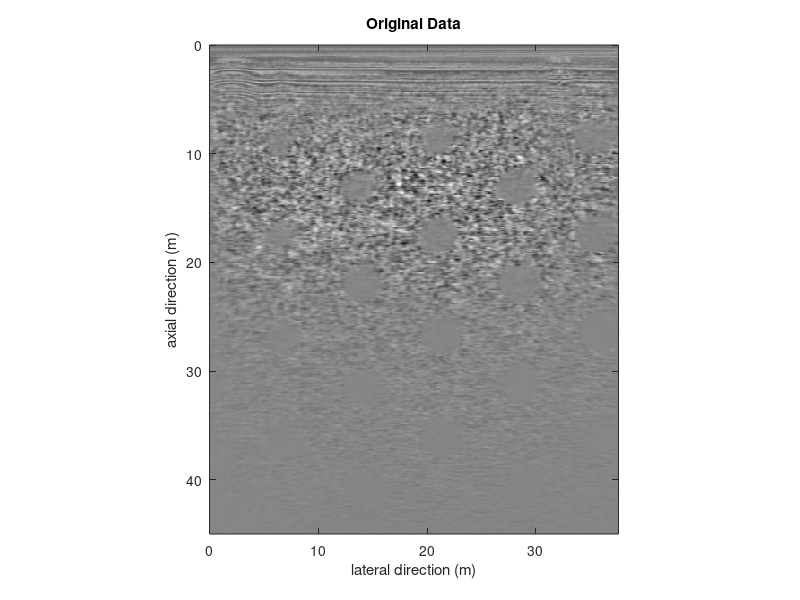
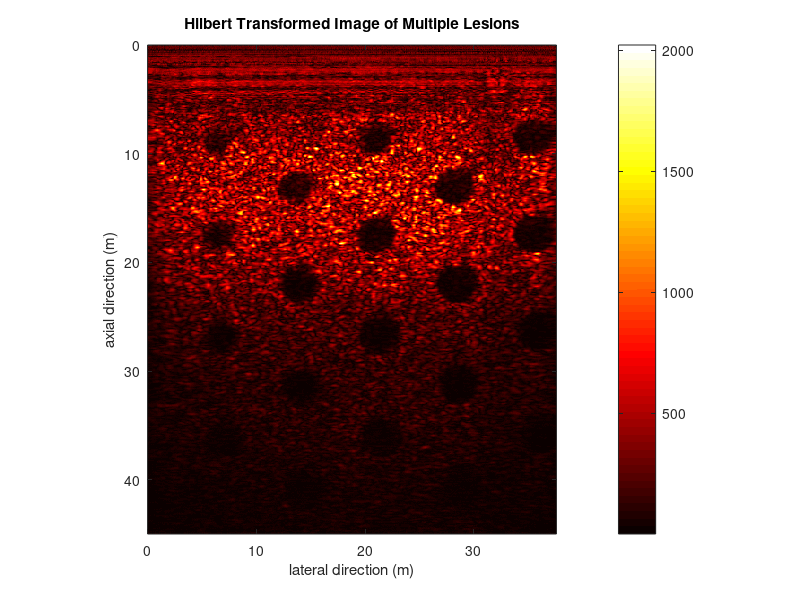
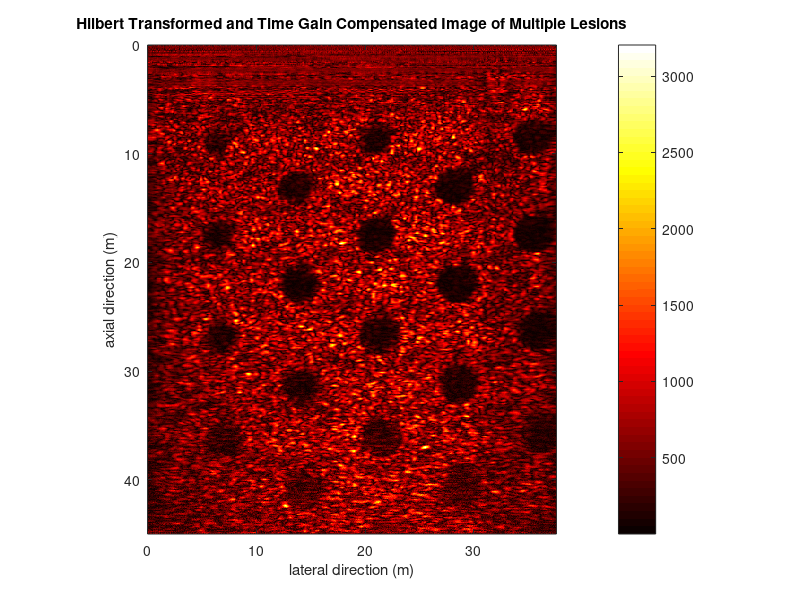

Write the MATLAB code that produced these figures, in order.
% FinalProject2TGC.m

%% Plotting the RF Data

clear;clf; close all
load ('rf_to_tgc.mat')
figure(1)
imagesc(lat, axial, RfData)
axis image
colormap gray
xlabel('lateral direction (m)')
ylabel('axial direction (m)')
title('Original Data')
[rows,cols]=size(RfData);

%% Hilbert Transform
Transform=hilbert(RfData);
DemodTransform=abs(Transform);

% Plotting the HilbertTransform

figure(2)
imagesc(lat, axial, DemodTransform)
axis image
colormap hot
colorbar
xlabel('lateral direction (m)')
ylabel('axial direction (m)')
title('Hilbert Transformed Image of Multiple Lesions')

SignalIntensity=mean(mean(DemodTransform(2250:2336,1:80)));
BackGroundIntensity=mean(mean(DemodTransform(631:693,161)));
ContrastDemod=(SignalIntensity-BackGroundIntensity)/(max(max(DemodTransform))-min(min(DemodTransform)))

% Finding the mean of every single row in the DemodTransform matrix
for k=1:rows
    Average(k)=mean(DemodTransform(k,:));
end

% Normalization Factor

NormalFactor=max(Average)./Average;

% Multiplying everything by the normalziation Factor

for i=1:rows
    DemodTransformTGC(i,:)=NormalFactor(i)*DemodTransform(i,:);
end

% Plotting the time gain compensated (normalized) data

figure(3)
imagesc(lat, axial, DemodTransformTGC)
axis image
colormap hot
colorbar
xlabel('lateral direction (m)')
ylabel('axial direction (m)')
title('Hilbert Transformed and Time Gain Compensated Image of Multiple Lesions')

SignalIntensity=mean(mean(DemodTransformTGC(637:701,161)));
BackGroundIntensity=mean(mean(DemodTransformTGC(2190:2336,1:41)));
ContrastTGC=(SignalIntensity-BackGroundIntensity)/(max(max(DemodTransformTGC))-min(min(DemodTransformTGC)))